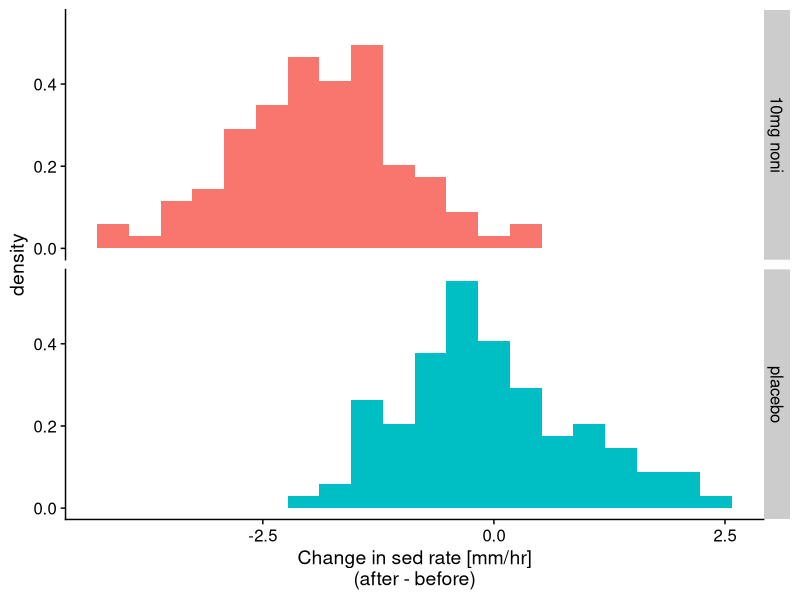
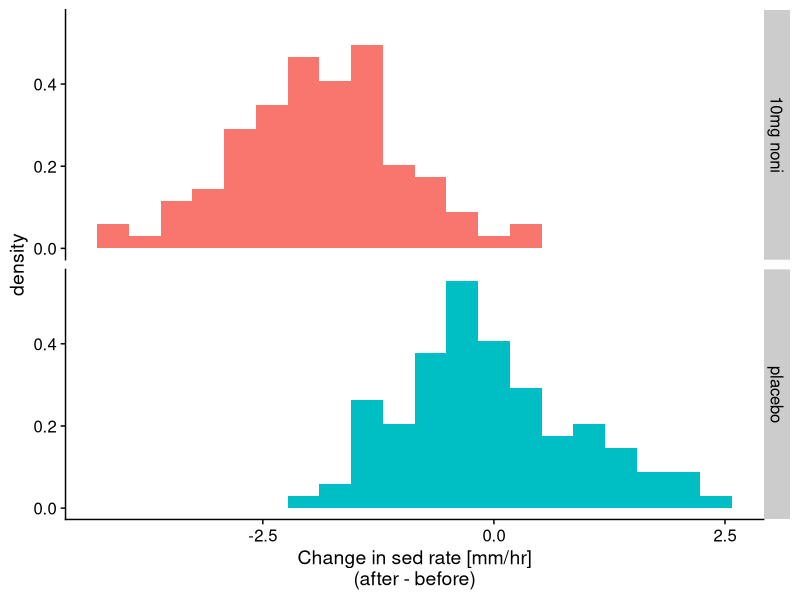
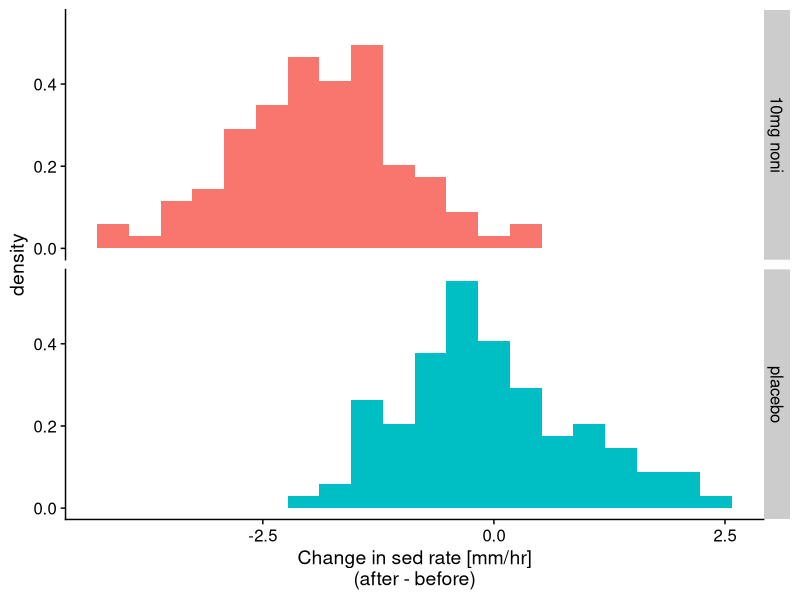
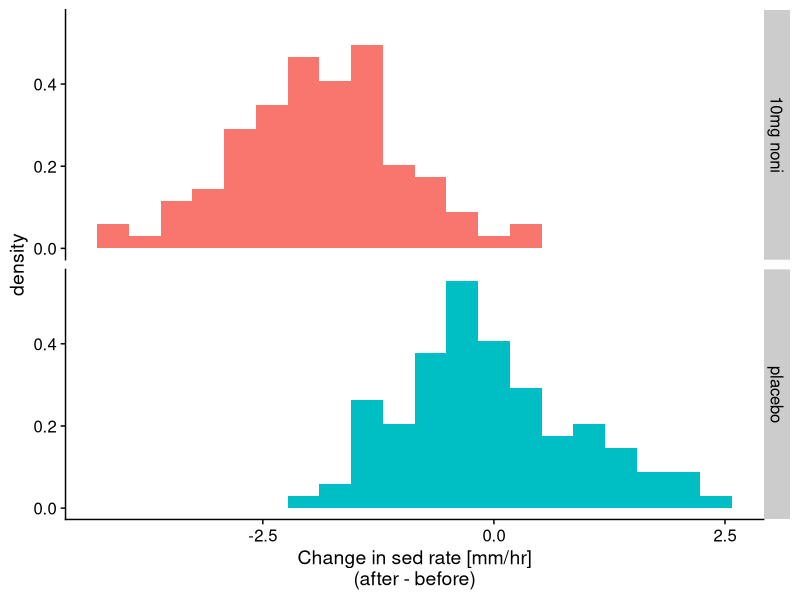
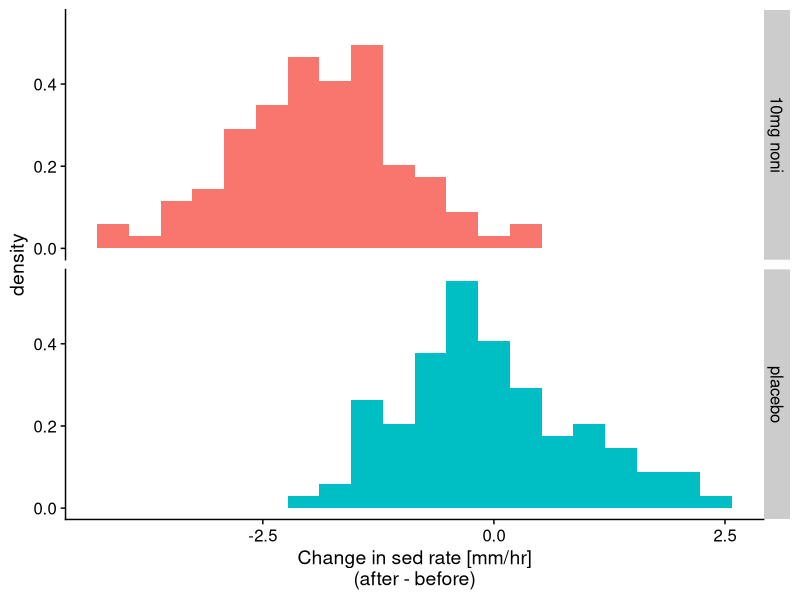
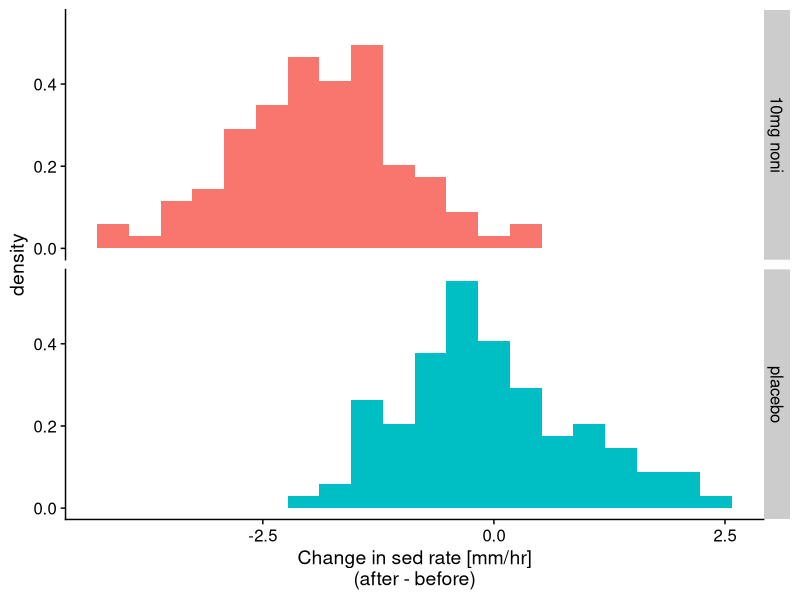
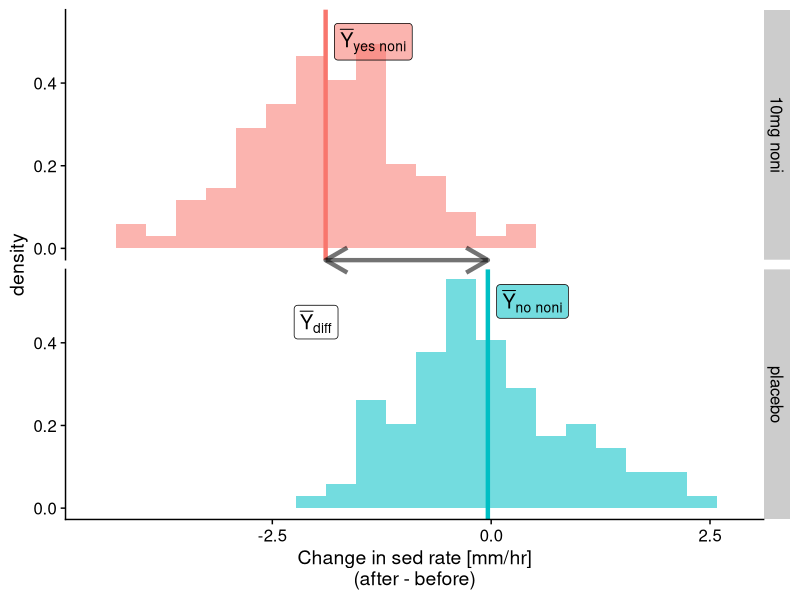
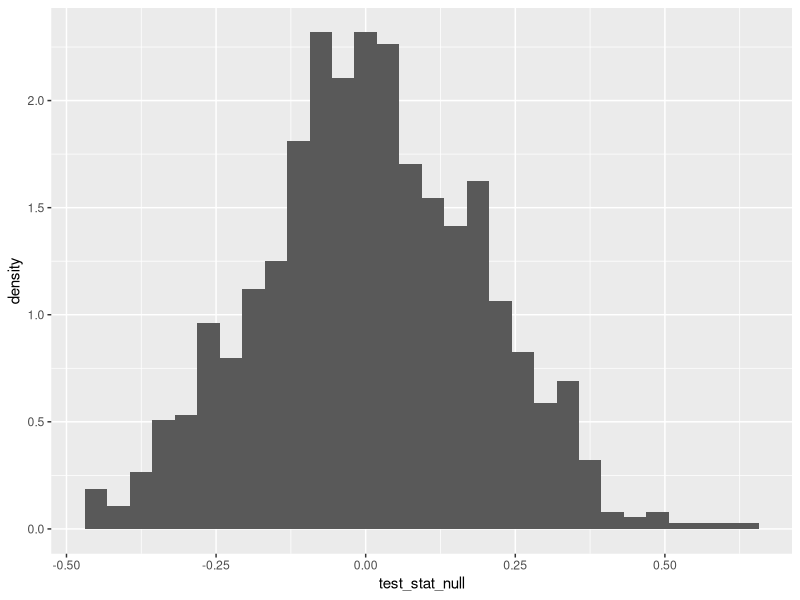

R code for these plots, in order:
## ---- chunk 1
knitr::opts_chunk$set(echo = FALSE, warning = FALSE, message = FALSE,
                      eval = TRUE)
library(cowplot)
library(ggplot2)
library(tibble)
library(dplyr)
library(viridis)
## ---- chunk 2
set.seed(1)
dat <- data.frame(sed = c(rnorm(100, -2), rnorm(100)),
                  group = c(rep("10mg noni", 100),
                            rep("placebo", 100)))

gnoni <- ggplot(dat, aes(x = sed, fill = group)) +
    geom_histogram(aes(y = after_stat(density)), bins = 20) +
    facet_grid(rows = vars(group)) +
    theme_cowplot() +
    theme(legend.position = "none") +
    xlab("Change in sed rate [mm/hr]\n(after - before)")

gnoni
## ---- chunk 3
gnoni
## ---- chunk 4
gnoni
## ---- chunk 5
gnoni
## ---- chunk 6
gnoni
## ---- chunk 7
set.seed(1)
dat <- data.frame(sed = c(rnorm(100, -2), rnorm(100)),
                  group = c(rep("10mg noni", 100),
                            rep("placebo", 100)))
noni_dat <- dat

ggplot(dat, aes(x = sed, fill = group)) +
    geom_histogram(aes(y = after_stat(density)), bins = 20) +
    facet_grid(rows = vars(group)) +
    theme_cowplot() +
    theme(legend.position = "none") +
    xlab("Change in sed rate [mm/hr]\n(after - before)")
## ---- chunk 8
p <- ggplot(dat, aes(x = sed, fill = group, alpha = 0.5)) +
    geom_histogram(aes(y = after_stat(density)), bins = 20) +
    facet_grid(rows = vars(group)) +
    theme_cowplot() +
    theme(legend.position = "none") +
    xlab("Change in sed rate [mm/hr]\n(after - before)")

est <- group_by(dat, group) |>
    summarize(ybar = mean(sed))
ann <- data.frame(x = est$ybar, y = 0.5, group = est$group,
                  lab = c("bar(Y)['yes noni']",
                          "bar(Y)['no noni']"))

p + geom_vline(est, mapping = aes(xintercept = ybar, color = group), size = 1.5) +
    geom_label(data = ann,
               mapping = aes(x = x, y = y, label = lab),
               parse = TRUE, hjust = "left", nudge_x = 0.1,
               size = 5) +
    geom_segment(data = data.frame(group = "placebo"),
                 mapping = aes(x = ann$x[1], xend = ann$x[2],
                               y = 0.6, yend = 0.6),
                 arrow = arrow(length = unit(0.1, "npc"), ends = "both"),
                 size = 1.5) +
    geom_label(data = data.frame(group = "placebo"),
               x = -2, y = 0.45, label = expression(bar(Y)["diff"]),
               fill = "white", size = 5) +
    coord_cartesian(xlim = c(-4.5, 2.75), ylim = c(0, 0.55), clip = "off")
## ---- chunk 9
# repeatedly shuffle the groups to make a null distribution
all_null <- replicate(1000, {
    noni_null <- noni_dat
    noni_null$group <- sample(noni_null$group)

    ybars_null <- group_by(noni_null, group)
    ybars_null <- summarize(ybars_null, ybar = mean(sed))
    test_stat_null <- diff(ybars_null$ybar)
    test_stat_null
})
## ---- chunk 10
null_dist <- data.frame(test_stat_null = all_null)

ggplot(null_dist, aes(x = test_stat_null)) +
    geom_histogram(aes(y = after_stat(density)))
## ---- chunk 11
# add the observed test statistic
ybars <- group_by(noni_dat, group)
ybars <- summarize(ybars, ybar = mean(sed))
test_stat <- diff(ybars$ybar)
## ---- chunk 12
ggplot(null_dist, aes(x = test_stat_null)) +
    geom_histogram(aes(y = after_stat(density))) +
    geom_vline(xintercept = test_stat,
               color = "red", size = 1)
## ---- chunk 13
mean(null_dist$test_stat_null > test_stat |
         null_dist$test_stat_null < -test_stat)
## ---- chunk 14
p <- ggplot(dat, aes(x = sed, fill = group, alpha = 0.5)) +
    geom_histogram(aes(y = after_stat(density)), bins = 20) +
    facet_grid(rows = vars(group)) +
    theme_cowplot() +
    theme(legend.position = "none") +
    xlab("Change in sed rate [mm/hr]\n(after - before)")

est <- group_by(dat, group) |>
    summarize(ybar = mean(sed))
ann <- data.frame(x = est$ybar, y = 0.5, group = est$group,
                  lab = c("bar(Y)['yes noni']",
                          "bar(Y)['no noni']"))

p + geom_vline(est, mapping = aes(xintercept = ybar, color = group), size = 1.5) +
    geom_label(data = ann,
               mapping = aes(x = x, y = y, label = lab),
               parse = TRUE, hjust = "left", nudge_x = 0.1,
               size = 5) +
    geom_segment(data = data.frame(group = "placebo"),
                 mapping = aes(x = ann$x[1], xend = ann$x[2],
                               y = 0.6, yend = 0.6),
                 arrow = arrow(length = unit(0.1, "npc"), ends = "both"),
                 size = 1.5) +
    geom_label(data = data.frame(group = "placebo"),
               x = -2, y = 0.45, label = expression(bar(Y)["diff"]),
               fill = "white", size = 5) +
    coord_cartesian(xlim = c(-4.5, 2.75), ylim = c(0, 0.55), clip = "off")
## ---- chunk 15
ybar <- 0
se <- 1

p <- ggplot(data.frame(x = ybar + 3.75 * c(-se, se)), aes(x)) +
    theme_cowplot() +
    xlab(expression("Test stat if"~H[0]~"is true")) +
    ylab("density") +
    stat_function(fun = dnorm,
                  args = list(mean = ybar, sd = se),
                  xlim = ybar + 2.2 * c(-se, se),
                  geom = "area", fill = "blue", alpha = 0.5) +
    stat_function(fun = dnorm,
                  args = list(mean = ybar, sd = se),
                  xlim = ybar + c(-3.75 * se, -2.2 *se),
                  geom = "area", fill = "orange") +
    stat_function(fun = dnorm,
                  args = list(mean = ybar, sd = se),
                  xlim = ybar + c(2.2 * se, 3.75 *se),
                  geom = "area", fill = "orange") +
    stat_function(fun = dnorm, args = list(mean = ybar, sd = se)) +
    geom_vline(xintercept = ybar + 2.2 * se, size = 1) +
    annotate("label", 4, 0.45, label = "Observed test stat = 2.2", hjust = "right")

p
## ---- chunk 16
p
## ---- chunk 17
p
## ---- chunk 18
p
## ---- chunk 19
p
## ---- chunk 20
p
## ---- chunk 21
library(pwr)
power <- pwr.t.test(n = 2:512, d = 0.5, sig.level = 0.05, power = NULL,
                    type = "two.sample", alternative = "two.sided")

df <- tibble(n = rep(2:512, 2), power = c(rep(0.05, 511), power$power),
             group = rep(c("H0 True", "H0 False"), each = 511)) |>
    mutate(group = factor(group,
                          levels = c("H0 True", "H0 False"),
                          labels = c(expression(H[0]~True), expression(H[0]~False)))
           )

ggplot(df, aes(n, power, color = group)) +
    facet_grid(. ~ group, labeller = label_parsed) +
    geom_line(show.legend = FALSE, size = 4) +
    scale_x_log10(breaks = c(8, 64, 512)) +
    scale_y_continuous(limits = c(0, 1)) +
    xlab("Sample size") +
    ylab(expression(
        paste("Probability of rejecting ", italic(H)[0], " (", alpha == 0.05, ")"))) +
    theme_cowplot() +
    theme(
        axis.text = element_text(size = 18),
        axis.title = element_text(size = 24),
        strip.text = element_text(size = 24)
    )
